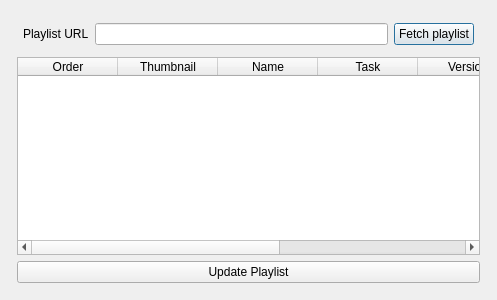
<?xml version="1.0" encoding="UTF-8"?>
<ui version="4.0">
 <class>Dialog</class>
 <widget class="QDialog" name="Dialog">
  <property name="geometry">
   <rect>
    <x>0</x>
    <y>0</y>
    <width>497</width>
    <height>300</height>
   </rect>
  </property>
  <property name="windowTitle">
   <string>Dialog</string>
  </property>
  <layout class="QGridLayout" name="gridLayout">
   <item row="0" column="0">
    <layout class="QVBoxLayout" name="verticalLayout">
     <property name="leftMargin">
      <number>6</number>
     </property>
     <property name="topMargin">
      <number>6</number>
     </property>
     <property name="rightMargin">
      <number>6</number>
     </property>
     <property name="bottomMargin">
      <number>6</number>
     </property>
     <item>
      <layout class="QHBoxLayout" name="horizontalLayout">
       <property name="leftMargin">
        <number>6</number>
       </property>
       <property name="topMargin">
        <number>6</number>
       </property>
       <property name="rightMargin">
        <number>6</number>
       </property>
       <property name="bottomMargin">
        <number>6</number>
       </property>
       <item>
        <widget class="QLabel" name="label">
         <property name="text">
          <string>Playlist URL</string>
         </property>
        </widget>
       </item>
       <item>
        <widget class="QLineEdit" name="playlistUrlLineEdit"/>
       </item>
       <item>
        <widget class="QPushButton" name="playlistFetchButton">
         <property name="text">
          <string>Fetch playlist</string>
         </property>
        </widget>
       </item>
      </layout>
     </item>
     <item>
      <widget class="QTableWidget" name="tableWidget">
       <property name="alternatingRowColors">
        <bool>true</bool>
       </property>
       <property name="selectionMode">
        <enum>QAbstractItemView::NoSelection</enum>
       </property>
       <property name="sortingEnabled">
        <bool>false</bool>
       </property>
       <attribute name="horizontalHeaderStretchLastSection">
        <bool>true</bool>
       </attribute>
       <attribute name="verticalHeaderVisible">
        <bool>false</bool>
       </attribute>
       <attribute name="verticalHeaderCascadingSectionResizes">
        <bool>true</bool>
       </attribute>
       <column>
        <property name="text">
         <string>Order</string>
        </property>
       </column>
       <column>
        <property name="text">
         <string>Thumbnail</string>
        </property>
       </column>
       <column>
        <property name="text">
         <string>Name</string>
        </property>
       </column>
       <column>
        <property name="text">
         <string>Task</string>
        </property>
       </column>
       <column>
        <property name="text">
         <string>Version</string>
        </property>
       </column>
       <column>
        <property name="text">
         <string>entity_id</string>
        </property>
       </column>
       <column>
        <property name="text">
         <string>preview_file_id</string>
        </property>
       </column>
      </widget>
     </item>
     <item>
      <widget class="QPushButton" name="updatePlaylistButton">
       <property name="text">
        <string>Update Playlist</string>
       </property>
      </widget>
     </item>
    </layout>
   </item>
  </layout>
 </widget>
 <resources/>
 <connections/>
</ui>
